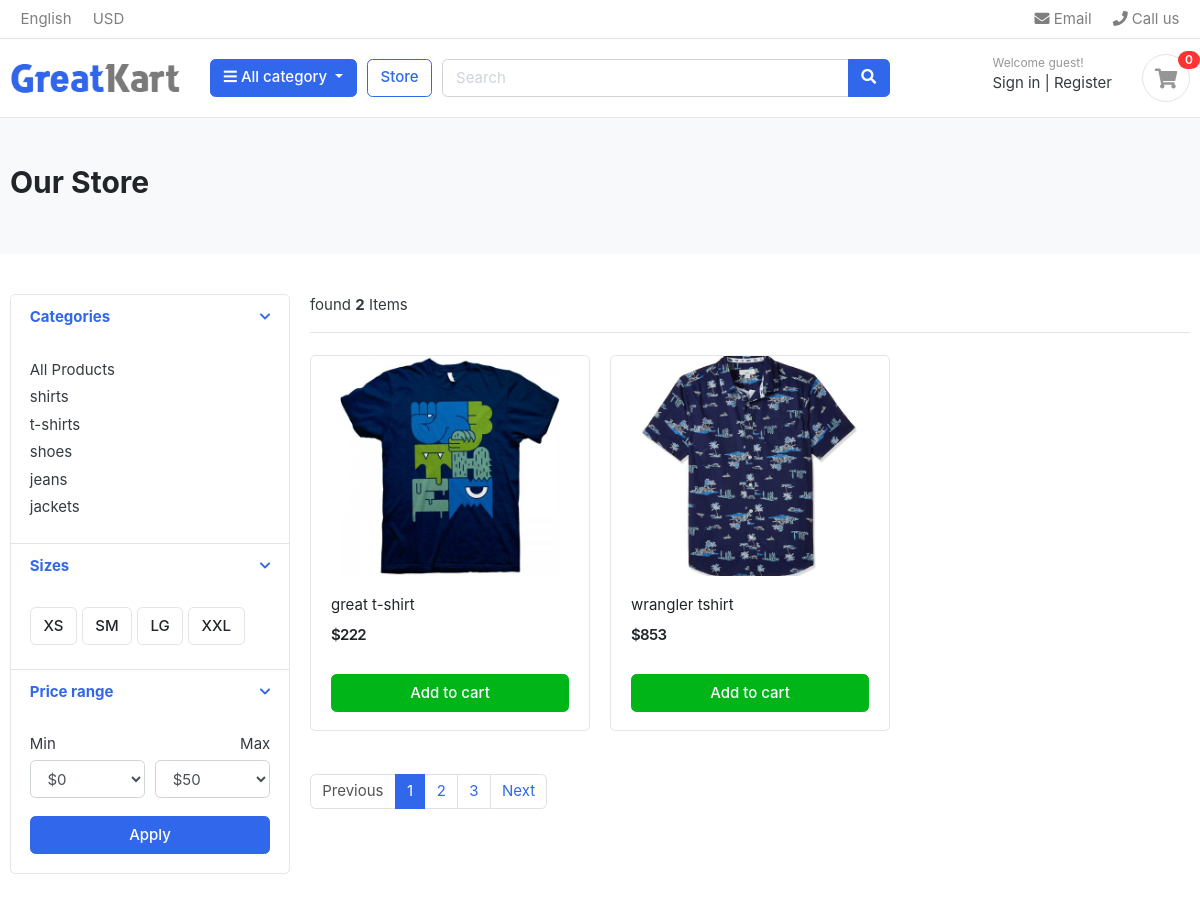
The page /store/t-shirts/ on the database its author committed.
### category/models.py (models this page shows, shortened)
class Category(models.Model):
    category_name = models.CharField(max_length=50, unique=True)
    slug = models.SlugField(max_length=100, unique=True)
    description = models.TextField(max_length=255, blank=True)
    cat_image = models.ImageField(upload_to='photos/categories', blank=True)
    class Meta:
        verbose_name = 'category'
        verbose_name_plural = 'categories'
    def get_url(self):
        return reverse('products_by_category', args=[self.slug])

### store/models.py (models this page shows, shortened)
class Product(models.Model):
    product_name = models.CharField(max_length=200, unique=True)
    slug = models.SlugField(max_length=200, unique=True)
    description = models.TextField(max_length=500, blank=True)
    price = models.IntegerField()
    images = models.ImageField(upload_to='photos/products')
    stock = models.IntegerField()
    is_available = models.BooleanField(default=True)
    category = models.ForeignKey(Category, on_delete=models.CASCADE)
    created_date = models.DateTimeField(auto_now_add=True)
    modified_date = models.DateTimeField(auto_now=True)
    def get_url(self):
        return reverse('product_detail', args=[self.category.slug, self.slug])

### store/views.py (the view)
# urls.py: path('store/',include('store.urls')),
def store(request, category_slug=None):
    categories = None
    products = None
    if category_slug != None:
        categories = get_object_or_404(Category, slug=category_slug)
        products = Product.objects.filter(
            category=categories,
            is_available=True
        )
        product_count = products.count()
    else:
        products = Product.objects.all().filter(is_available=True)
        product_count = products.count()
    context = {
        'products': products,
        'product_count': product_count,
    }
    return render(request, 'store/store.html', context)

### category/context_processors.py (called while the page is built)
def menu_links(request):
    links = Category.objects.all()
    return dict(links=links)

### templates/store/store.html (shortened to what this page needs)
{%extends 'base.html'%}
{%load static%}
{%block content%}
<section class="section-pagetop bg">
<div class="container">
	<h2 class="title-page">Our Store</h2>
</div>
</section>
<section class="section-content padding-y">
<div class="container">
<div class="row">
	<aside class="col-md-3">
<div class="card">
	<article class="filter-group">
		<header class="card-header">
			<a href="#" data-toggle="collapse" data-target="#collapse_1" aria-expanded="true" class="">
				<i class="icon-control fa fa-chevron-down"></i>
				<h6 class="title">Categories</h6>
			</a>
		</header>
		<div class="filter-content collapse show" id="collapse_1" style="">
			<div class="card-body">
				<ul class="list-menu">
    <li><a href="{% url 'store' %}">All Products</a></li>
    {% for category in links %}
        <li>
            <a href="{{ category.get_url }}">{{ category.category_name }}</a>
        </li>
    {% endfor %}
				</ul>
			</div>
		</div>
	</article>
	<article class="filter-group">
		<header class="card-header">
			<a href="#" data-toggle="collapse" data-target="#collapse_4" aria-expanded="true" class="">
				<i class="icon-control fa fa-chevron-down"></i>
				<h6 class="title">Sizes </h6>
			</a>
		</header>
		<div class="filter-content collapse show" id="collapse_4" style="">
			<div class="card-body">
			  <label class="checkbox-btn">
			    <span class="btn btn-light"> XS </span>
			  </label>
			  <label class="checkbox-btn">
			    <span class="btn btn-light"> SM </span>
			  </label>
			  <label class="checkbox-btn">
			    <span class="btn btn-light"> LG </span>
			  </label>
			  <label class="checkbox-btn">
			    <span class="btn btn-light"> XXL </span>
			  </label>
		</div>
		</div>
	</article>
	<article class="filter-group">
		<header class="card-header">
			<a href="#" data-toggle="collapse" data-target="#collapse_3" aria-expanded="true" class="">
				<i class="icon-control fa fa-chevron-down"></i>
				<h6 class="title">Price range </h6>
			</a>
		</header>
		<div class="filter-content collapse show" id="collapse_3" style="">
			<div class="card-body">
				<div class="form-row">
				<div class="form-group col-md-6">
				  <label>Min</label>
				  	<select class="mr-2 form-control">
						<option value="0">$0</option>
					</select>
				</div>
				<div class="form-group text-right col-md-6">
				  <label>Max</label>
				  	<select class="mr-2 form-control">
						<option value="50">$50</option>
					</select>
				</div>
				</div>
				<button class="btn btn-block btn-primary">Apply</button>
			</div>
		</div>
	</article>
</div>
	</aside>
	<main class="col-md-9">
<header class="border-bottom mb-4 pb-3">
    <div class="form-inline">
        <span class="mr-md-auto">
    found <b>{{ product_count }}</b> Items
</span>
    </div>
</header>
<div class="row">
    {%for product in products%}
	<div class="col-md-4">
		<figure class="card card-product-grid">
			<div class="img-wrap">
				<a href="{{product.get_url}}"><img src="{{product.images.url}}"></a>
			</div>
			<figcaption class="info-wrap">
				<div class="fix-height">
					<a href="{{product.get_url}}" class="title">{{product.product_name}}</a>
					<div class="price-wrap mt-2">
						<span class="price">${{product.price}}</span>
					</div>
				</div>
				<a href="#" class="btn btn-block btn-success">Add to cart </a>
			</figcaption>
		</figure>
	</div>
    {%endfor%}
</div>
<nav class="mt-4" aria-label="Page navigation sample">
  <ul class="pagination">
    <li class="page-item disabled"><a class="page-link" href="#">Previous</a></li>
    <li class="page-item active"><a class="page-link" href="#">1</a></li>
    <li class="page-item"><a class="page-link" href="#">2</a></li>
    <li class="page-item"><a class="page-link" href="#">3</a></li>
    <li class="page-item"><a class="page-link" href="#">Next</a></li>
  </ul>
</nav>
	</main>
</div>
</div>
</section>
{%endblock%}

### greatkart/static/css/ui.css (style rules this page uses)
html { font-family: "Inter", sans-serif; font-size: 15px; }
.img-wrap { text-align: center; display: block; }
.img-wrap img { max-width: 100%; }
.price-wrap { letter-spacing: -0.7px; }
.padding-y { padding-top: 40px; padding-bottom: 40px; }
figure { margin-bottom: 0; }
article:after, .form-group:after { display: block; clear: both; content: ""; }
.bg { background-color: #f8f9fa; }
.title-page { color: #212529; }
.btn-light { background-color: #fff; border-color: #e4e4e4; }
[class*=list-] li:after { visibility: hidden; display: block; content: ""; overflow: hidden; height: 0; clear: both; }
.list-menu { list-style: none; margin: 0; padding-left: 0; }
.list-menu li { margin-bottom: 5px; }
.list-menu a { color: #343a40; }
[class*=card-product] a.title { color: #212529; display: block; }
[class*=card-product] .img-wrap { overflow: hidden; position: relative; }
[class*=card-product] .img-wrap img { height: 100%; max-width: 100%; width: auto; display: inline-block; -o-object-fit: cover; object-fit: cover; }
.card-product-grid { margin-bottom: 20px; }
.card-product-grid .img-wrap { border-radius: 0.2rem 0.2rem 0 0; height: 220px; }
.card-product-grid .info-wrap { overflow: hidden; padding: 18px 20px; }
.card-product-grid .fix-height { height: 80px; overflow: hidden; }
.card .img-wrap { overflow: hidden; }
.price { font-weight: 600; color: #212529; }
.icon-control { margin-top: 5px; float: right; font-size: 80%; }
.card-header .title { margin-bottom: 0; line-height: 1.5; }
.filter-group { border-bottom: 1px solid #e4e4e4; }
.filter-group .card-header { border-bottom: 0; }
.filter-group:last-child { border-bottom: 0; }
.checkbox-btn { position: relative; }
.section-pagetop { padding: 45px 0; }

### rows shown on the page
Category: category_name "shirts"
Category: category_name "t-shirts"
Category: category_name "shoes"
Category: category_name "jeans"
Category: category_name "jackets"
Product: images (picture), product_name "great t-shirt", price "222"
Product: images (picture), product_name "wrangler tshirt", price "853"

### other values the page prints
{{ product_count }} "2"
